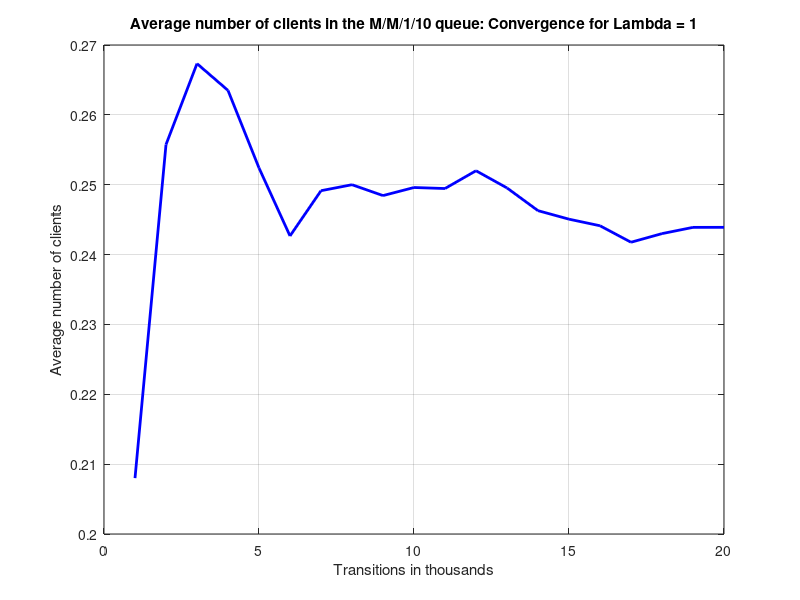
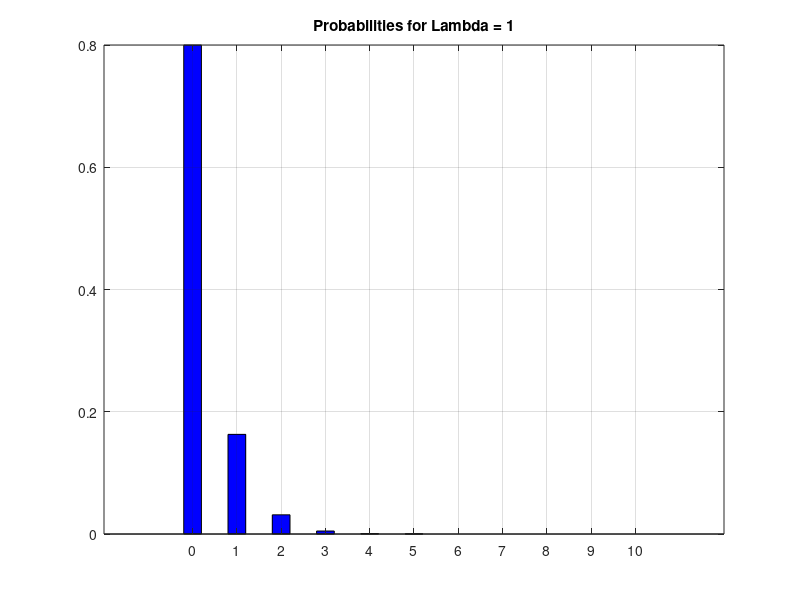
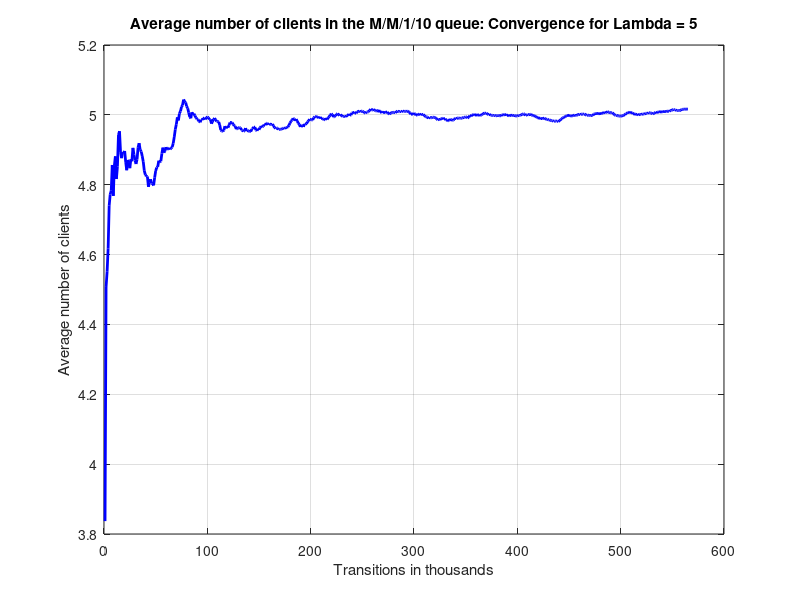
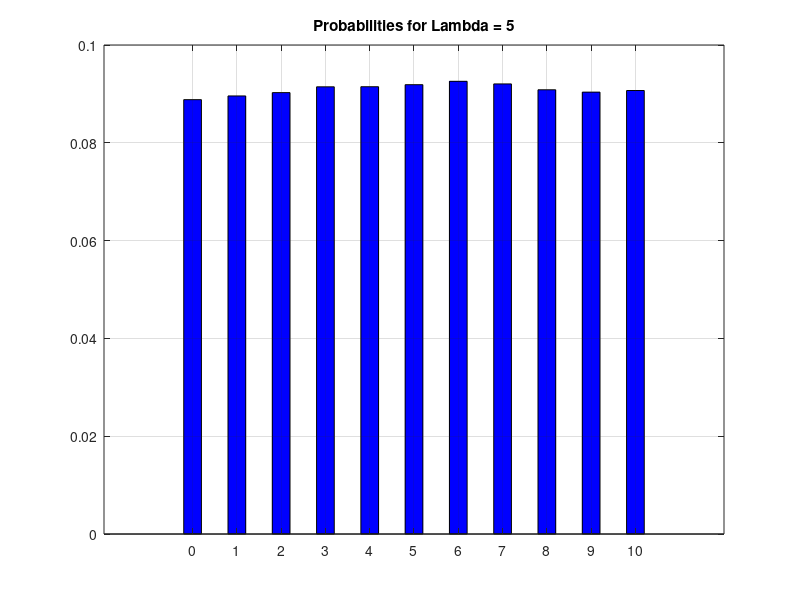

MATLAB code for these plots, in order:
% M/M/1 simulation. We will find the probabilities of the first states.
% Note: Due to ergodicity, every state has a probability >0.

clc;
clear all;
close all;
rand('seed',12163);
figure_counter = 0
for i = [1,5,10]
    arrivals = [0,0,0,0,0,0,0,0,0,0,0]
    total_arrivals = 0; % to measure the total number of arrivals
    current_state = 0;  % holds the current state of the system
    previous_mean_clients = 0; % will help in the convergence test
    index = 0;
    mu = 5;
    threshold = (i)/((i) + mu); % the threshold used to calculate probabilities

    transitions = 0; % holds the transitions of the simulation in transitions steps
    my_i = 0;
    tracem = [];
   
    while transitions >= 0 
      transitions = transitions + 1; % one more transitions step
      my_i = my_i + 1;
      if my_i > 0 && my_i < 31 %&& current_state > 0
        tracem(my_i,1) = my_i;
        tracem(my_i,2) = current_state;
        tracem(my_i,3) = arrivals(current_state+1);
      endif 

        if mod(transitions,1000) == 0 % check for convergence every 1000 transitions steps
            index = index + 1;
            for j=1:1:length(arrivals)
                P(j) = arrivals(j)/total_arrivals; % calcuate the probability of every state in the system
            endfor
            
            mean_clients = 0; % calculate the mean number of clients in the system
            for j=1:1:length(arrivals)
                mean_clients = mean_clients + (j-1).*P(j);
            endfor
            
            to_plot(index) = mean_clients;
                
            if abs(mean_clients - previous_mean_clients) < 0.00001 || transitions > 1000000 % convergence test
            break;
            endif
            
            previous_mean_clients = mean_clients;
            
        endif
        
        random_number = rand(1); % generate a random number (Uniform distribution)
        if current_state == 0 || random_number < threshold % arrival
            %{
            if 0 < my_i < 31
                traceMatr(my_i,4) = 1
                %disp("arrival"), disp(current_state);
            endif 
            %}
            total_arrivals = total_arrivals + 1;
            % to catch the exception if variable arrivals(i) is undefined. Required only for systems with finite capacity.
            x = arrivals(current_state + 1) + 1;
            arrivals(current_state + 1) = x; % increase the number of arrivals in the current state
            if (current_state != 10) 
                current_state = current_state + 1;
            endif
            else % departure
            %{
            if 0 < my_i < 31
                traceMatr(my_i,5) = 1
                %disp("departure"), disp(current_state);
            endif
            %}
            if current_state != 0 % no departure from an empty system
            current_state = current_state - 1;
            endif
        endif
    endwhile
    #{
    for j=1:1:length(arrivals)
        display(P(j));
    endfor
    display(traceMatr);
    pause(5);
    #}
    figure_counter += 1;
    figure(figure_counter);
    plot(to_plot,"b","linewidth",2);
    title(strjoin({"Average number of clients in the M/M/1/10 queue: Convergence for Lambda = ",num2str((i))},""));
    xlabel("Transitions in thousands");
    ylabel("Average number of clients");
    grid on;
    saveas (figure_counter, strjoin({"figure_",num2str(1),"_lambda_",num2str((i)),".png"},""))
    
    figure_counter += 1;
    figure(figure_counter);
    bar(0:1:(length(arrivals)-1),P,'b',0.4);
    title(strjoin({"Probabilities for Lambda = ",num2str((i))},""));
    grid on;
    saveas (figure_counter, strjoin({"figure_",num2str(2),"_lambda_",num2str((i)),".png"},""))
    
    disp(tracem);
    
endfor 
